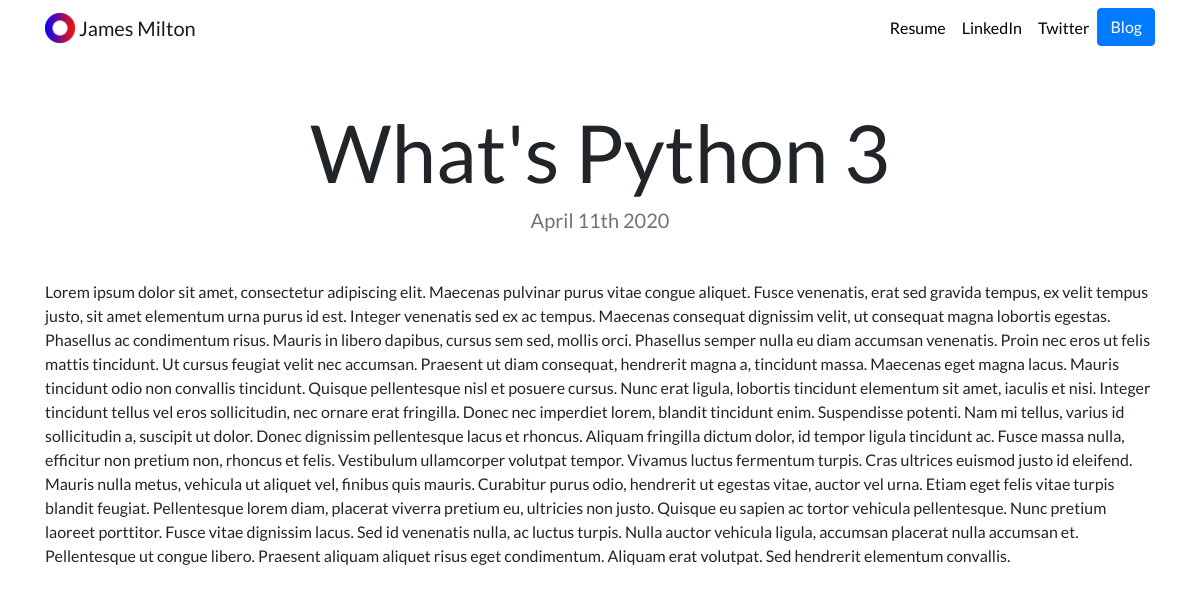
Page /blog/1/ on the committed database.
### blog/models.py (models this page shows, shortened)
class Blog(models.Model):
    title = models.CharField(max_length=200)
    date = models.DateField()
    post = models.TextField()

### blog/views.py (the view)
# urls.py: path('<int:blog_id>/', views.detail, name='detail'),
def detail(request, blog_id):
    blog = get_object_or_404(Blog, pk=blog_id)
    return render(request, 'blog/detail.html', {'blog':blog})

### blog/templates/blog/detail.html
{% extends "portfolio/base.html" %}
{% load static %}
{% block content %}
<h1 class="text-center mt-5" id="blogdetailtitle">{{ blog.title }}</h1>
<h5 class="text-center text-muted mb-5">{{ blog.date|date:'F jS Y' }}</h5>
{{ blog.post|safe }}
{% endblock %}

### portfolio/static/portfolio/custom.css (style rules this page uses)
body { font-family: 'Lato', sans-serif; }
@media (min-width: 992px) { #blogdetailtitle { font-size: 5rem; } }

### rows in the picture
Blog: title "What's Python 3", date "April 11th 2020", post "Lorem ipsum dolor sit amet, consectetur adipiscing elit. Maecenas pulvinar purus vitae congue aliquet. Fusce venenatis, erat sed gravida tempus, ex velit tempus justo, sit amet elementum urna purus id est. Integer venenatis sed ex ac tempus. Maecenas consequat dignissim velit, ut consequat magna lobortis egestas. Phasellus ac condimentum risus. Mauris in libero dapibus, cursus sem sed, mollis orci. Phasellus semper nulla eu diam accumsan venenatis. Proin nec eros ut felis mattis tincidunt. Ut cursus feugiat velit nec accumsan. Praesent ut diam consequat, hendrerit magna a, tincidunt massa. Maecenas eget magna lacus. Mauris tincidunt odio non convallis tincidunt. Quisque pellentesque nisl et…"
